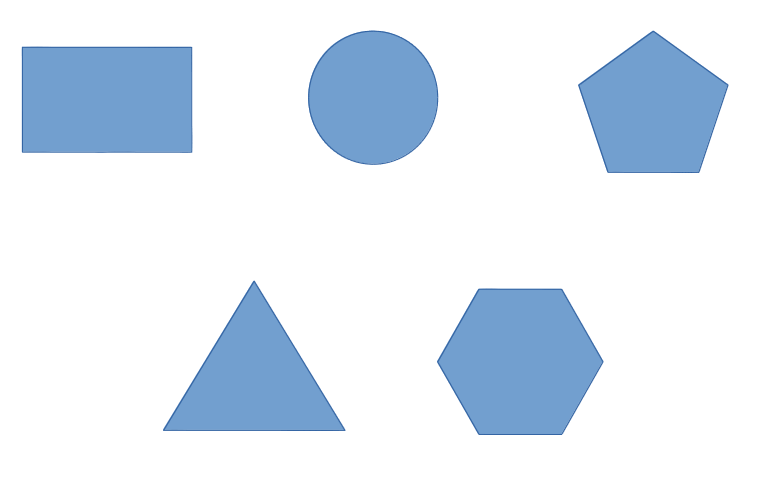
#> input picture OpenCV/images/shapes.png, 776 x 486 px, found by its file name
$ python '6)image_shape.py'
#> lines starting #> are read from the running program, lines starting #| are printed output that depends on the picture; after the words box and inside, x2 and y2 are one past the last pixel; in counts of white or black regions, pixels touching at a corner belong together
import cv2 as cv
import numpy as np

font = cv.FONT_HERSHEY_SIMPLEX

img = cv.imread("shapes.png")
#> img is the input picture: shape (486, 776, 3); mean B, G, R 244.6, 234.5, 225.1

gray = cv.cvtColor(img, cv.COLOR_BGR2GRAY)
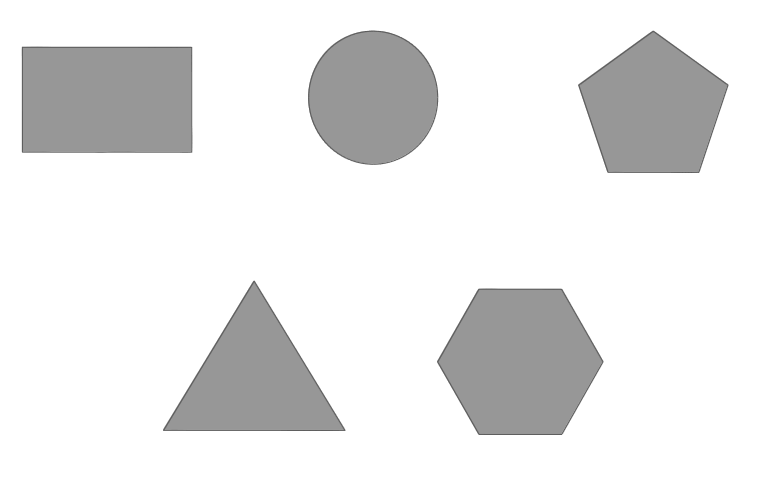
#> gray: shape (486, 776); min 94, max 255, mean 232.8
_,threshold = cv.threshold(gray, 240, 255, cv.THRESH_BINARY)
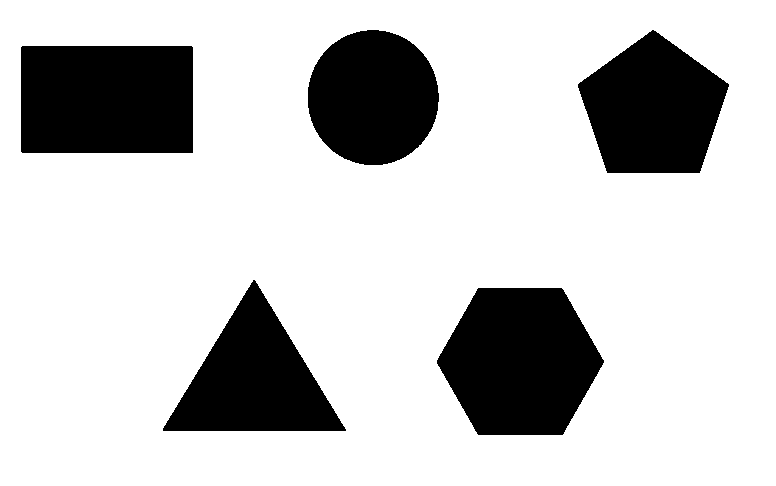
#> threshold: shape (486, 776); 78.8% white; 5 black regions

contours,_ = cv.findContours(threshold, cv.RETR_TREE, cv.CHAIN_APPROX_SIMPLE)
#> contours = 6 contours; box (x1, y1, x2, y2) and area: (0, 0, 776, 486) 375875, (436, 287, 605, 436) 18766, (20, 45, 194, 154) 18678, (577, 29, 730, 174) 15181, (162, 279, 347, 432) 14304, (307, 29, 440, 166) 14109

for cnt in contours:

    epsilon = 0.01 * cv.arcLength(cnt, True)
    approx = cv.approxPolyDP(cnt, epsilon, True)

    cv.drawContours(img, [approx], 0, (0), 5)

    x = approx.ravel()[0]
    y = approx.ravel()[1]

    if len(approx) == 3:
        cv.putText(img, "Triangle", (x,y), font, 1, (0))

    elif len(approx) == 4:
        cv.putText(img, "Rectangle", (x,y), font, 1, (0))

    elif len(approx) == 5:
        cv.putText(img, "Pentagon", (x,y), font, 1, (0))

    elif len(approx) == 6:
        cv.putText(img, "Hexagon", (x,y), font, 1, (0))

    else:
        cv.putText(img, "Ellipse", (x,y), font, 1, (0))
#> this loop made 6 passes
#> (epsilon, approx, x, y) on passes 1, 3, 4: (25.2, [[0, 0], [0, 485], [775, 485], [775, 0]], 0, 0), (5.64, [[162, 428], [254, 279], [346, 430]], 162, 428), (5.58, [[20, 47], [191, 45], [193, 152], [22, 153]], 20, 47)
#> (epsilon, x, y) on passes 2, 5, 6: (5.33, 478, 287), (4.92, 652, 29), (4.45, 367, 29)
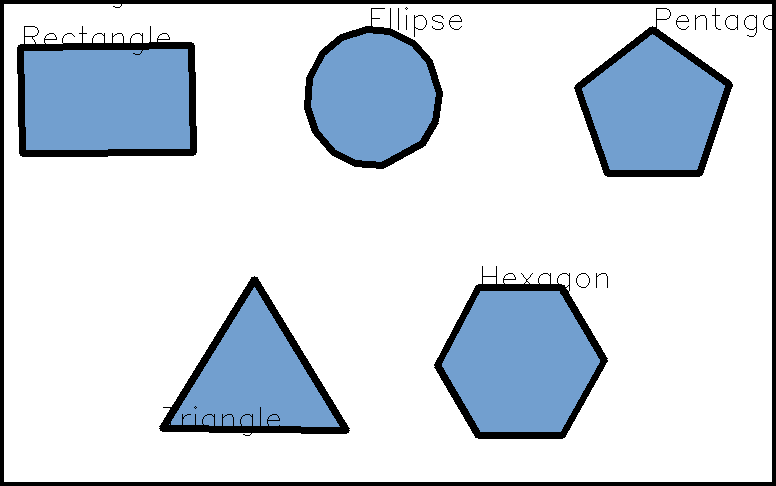
#> img: shape (486, 776, 3); 7.6% of pixels changed, all inside (x1, y1, x2, y2) = (0, 0, 776, 486)

cv.imshow("IMG", img)
cv.waitKey(0)
cv.destroyAllWindows()

$ run again, with OpenCV/images/hand.jpeg saved as OpenCV/images/shapes.png
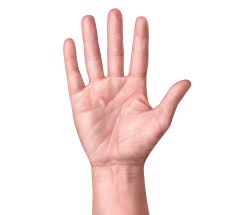
#> input picture OpenCV/images/hand.jpeg, 235 x 215 px, found by its file name
#> img is the input picture: shape (215, 235, 3); mean B, G, R 228.8, 230.8, 246.3
#> `_,threshold = cv.threshold(gray, 240, 255, cv.THRESH_BINARY)`:
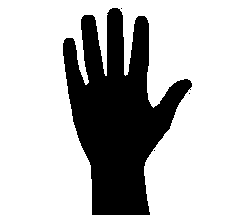
#> threshold: shape (215, 235); 72% white; 4 black regions (3 under 20 px)
#> contours = 5 contours, 4 with area under 20; largest, box (x1, y1, x2, y2) and area: (0, 0, 235, 215) 35562
#> the loop `for cnt in contours: ` made 5 passes
#> (epsilon, approx, x, y) on passes 2 to 5: (0.0566, [[153, 150], [154, 149], [155, 150], [154, 151]], 153, 150), (0.0566, [[188, 93], [189, 92], [190, 93], [189, 94]], 188, 93), (0.0566, [[189, 89], [190, 88], [191, 89], [190, 90]], 189, 89), (0.0566, [[120, 8], [121, 7], [122, 8], [121, 9]], 120, 8)
#> after the loop `for cnt in contours:`:
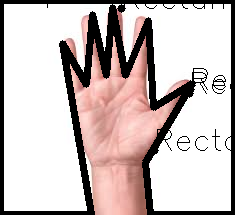
#> img: shape (215, 235, 3); 18.3% of pixels changed, all inside (x1, y1, x2, y2) = (0, 0, 235, 215)
